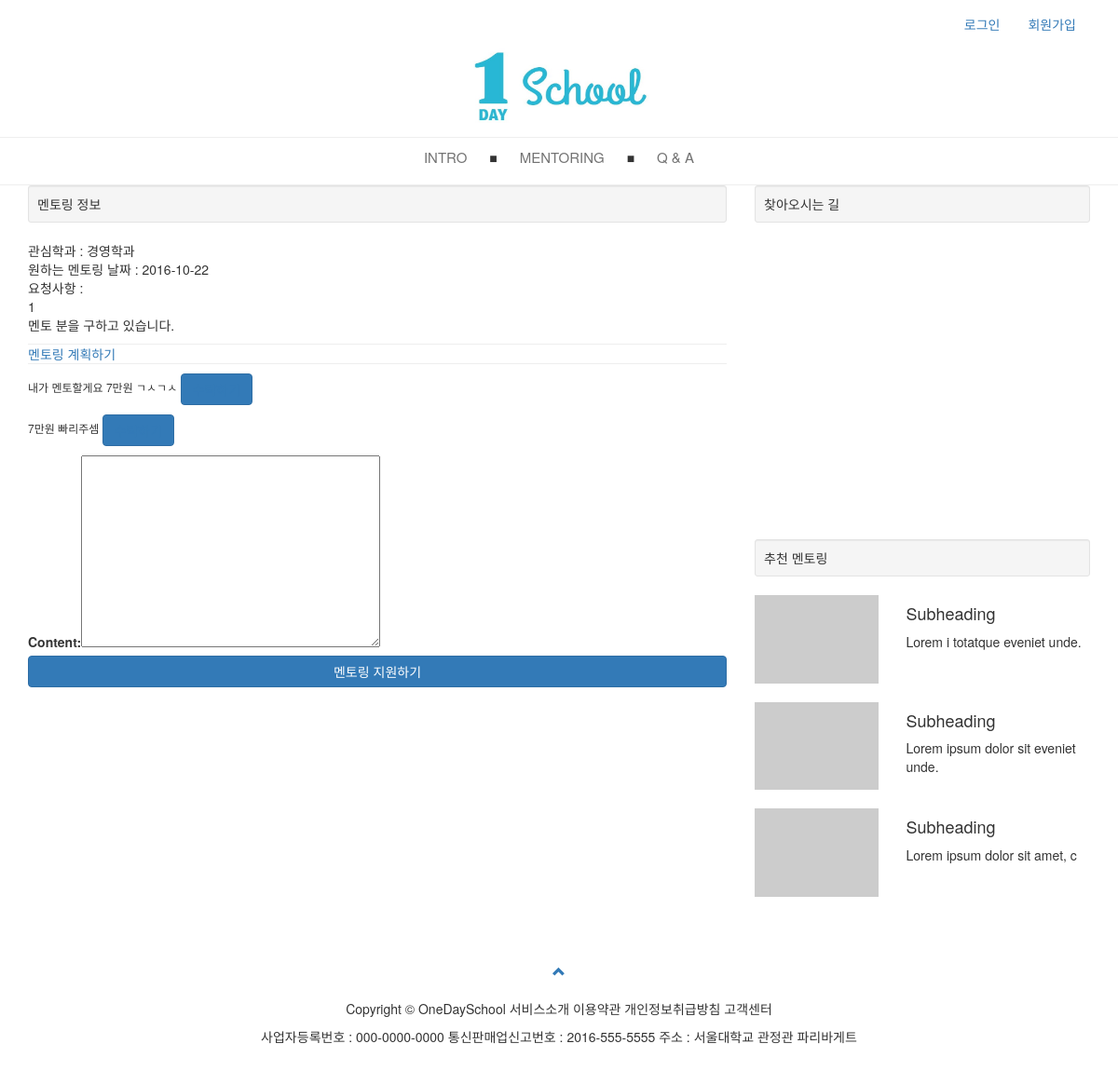
Screenshot of /mentoring/2/ with the database file from the repository.
### mentoring/models.py (models this page shows, shortened)
class Mentoring(models.Model):
    created_at = models.DateTimeField(auto_now_add=True)
    author = models.ForeignKey(settings.AUTH_USER_MODEL, default='1')
    acceptor = models.ForeignKey(Profile, null=True)
    major = models.CharField(max_length=40, verbose_name='전공선택/관심분야')
    requirements = models.TextField(max_length=2000, verbose_name='멘토에게 바라는 점')
    date = models.CharField(max_length=20)
    capacity = models.PositiveSmallIntegerField(default=0)
    area = models.CharField(max_length=20, verbose_name='멘토링 지역')
    is_recommended = models.PositiveSmallIntegerField(unique=True, blank=True, null=True)

class Apply(models.Model):
    mentoring = models.ForeignKey(Mentoring)
    content = models.TextField()
    applicant = models.ForeignKey(settings.AUTH_USER_MODEL)
    created_at = models.DateTimeField(auto_now_add=True)

### mentoring/views.py (the view)
# urls.py: url(r'^(?P<pk>[0-9]+)/$', views.mentoring_detail, name='mentoring_detail'),
def mentoring_detail(request, pk):
    mentoring = get_object_or_404(Mentoring, pk=pk)
    return render(request, 'mentoring/mentoring_detail.html', {'mentoring' : mentoring, 'apply_form' : ApplyForm(), })

### mentoring/forms.py
class ApplyForm(forms.ModelForm):
    class Meta:
        model = Apply
        fields = ('content',)

### mentoring/templates/mentoring/mentoring_detail.html (shortened to what this page needs)
{% extends 'mentoring/base.html' %}
{% load staticfiles %}
{% load bootstrap3 %}
{% block style %}
    <link rel="stylesheet" href="{% static 'mentoring_detail.css' %}" />
{% endblock %}
{% block content %}
<div class="container">
    <div class="row">
        <div class="col-md-8">
            <div class="well well-sm">
            멘토링 정보
            </div>
            <div>
              <ul class="nav">
                <li>관심학과 : {{mentoring.major}}</li>
                <li>원하는 멘토링 날짜 : {{mentoring.date}}</li>
                <li>요청사항 : </li>
                <li>{{mentoring.requirements}}</li>
              </ul>
            </div>
            {% if mentoring.acceptor %}
            <p>성립된 멘토링입니다.</p>
            {% else %}
            <p>멘토 분을 구하고 있습니다.</p>
            {% endif %}
            <hr>
            <a class="btn=primary" href="{% url 'plan_new' mentoring.pk %}">멘토링 계획하기</a>
            <hr/>
            {% for apply in mentoring.apply_set.all %}
                <h6>{{apply.content}}   <button class='btn btn-primary'><a href="{% url 'mentoring_authenticate' mentoring.pk apply.pk }">수락하기</a></button></h6>
            <form action="{% url 'apply_new' mentoring.pk %}" method="post">
                        {{ apply_form }}
                        <input type="submit" value="멘토링 지원하기" class="btn btn-block btn-primary"/>
                   </form>
        </div>
        <div class="col-md-4">
            <div class="well well-sm">
            찾아오시는 길
            </div>
            <div id="map" style="width:100%; min-height:300px;">
            </div>
            <br />
            <div class="well well-sm">
            추천 멘토링
            </div>
            <div class="row">
                <div class="col-md-5">
                    <a href="#">
                        <img class="img-responsive" src="http://placehold.it/350x250" alt="">
                    </a>
                </div>
                <div class="col-md-7">
                    <h4>Subheading</h4>
                    <p>Lorem i totatque eveniet unde.</p>
                </div>
            </div>
            <br />
            <div class="row">
                <div class="col-md-5">
                    <a href="#">
                        <img class="img-responsive" src="http://placehold.it/350x250" alt="">
                    </a>
                </div>
                <div class="col-md-7">
                    <h4>Subheading</h4>
                    <p>Lorem ipsum dolor sit eveniet unde.</p>
                </div>
            </div>
            <br />
            <div class="row">
                <div class="col-md-5">
                    <a href="#">
                        <img class="img-responsive" src="http://placehold.it/350x250" alt="">
                    </a>
                </div>
                <div class="col-md-7">
                    <h4>Subheading</h4>
                    <p>Lorem ipsum dolor sit amet, c</p>
                </div>
            </div>
            <br />
        </div>
    </div>
</div>
{% endblock %}

### mentoring/templates/mentoring/base.html (style rules this page uses)
hr { margin : 0 0 0 0; }

### rows the page displays
Mentoring: major "경영학과", date "2016-10-22", requirements "1"
Apply: content "내가 멘토할게요 7만원 ㄱㅅㄱㅅ"
Apply: content "7만원 빠리주셈"
